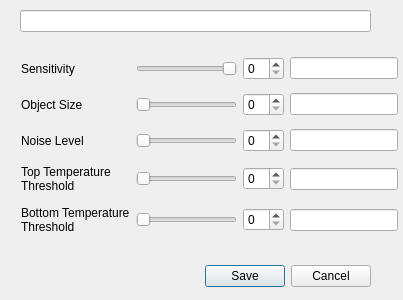
<?xml version="1.0" encoding="UTF-8"?>
<ui version="4.0">
 <class>DetParams</class>
 <widget class="QDialog" name="DetParams">
  <property name="geometry">
   <rect>
    <x>0</x>
    <y>0</y>
    <width>403</width>
    <height>300</height>
   </rect>
  </property>
  <property name="windowTitle">
   <string>Dialog</string>
  </property>
  <widget class="QDialogButtonBox" name="buttonBox">
   <property name="geometry">
    <rect>
     <x>30</x>
     <y>260</y>
     <width>341</width>
     <height>32</height>
    </rect>
   </property>
   <property name="orientation">
    <enum>Qt::Horizontal</enum>
   </property>
   <property name="standardButtons">
    <set>QDialogButtonBox::Cancel|QDialogButtonBox::Save</set>
   </property>
  </widget>
  <widget class="QLineEdit" name="NameEdit">
   <property name="geometry">
    <rect>
     <x>20</x>
     <y>10</y>
     <width>351</width>
     <height>22</height>
    </rect>
   </property>
  </widget>
  <widget class="QWidget" name="layoutWidget">
   <property name="geometry">
    <rect>
     <x>21</x>
     <y>50</y>
     <width>377</width>
     <height>193</height>
    </rect>
   </property>
   <layout class="QGridLayout" name="gridLayout">
    <item row="0" column="3">
     <widget class="QLineEdit" name="TimeRaw">
      <property name="maximumSize">
       <size>
        <width>120</width>
        <height>16777215</height>
       </size>
      </property>
      <property name="readOnly">
       <bool>true</bool>
      </property>
     </widget>
    </item>
    <item row="0" column="0">
     <widget class="QLabel" name="label">
      <property name="text">
       <string>Sensitivity</string>
      </property>
     </widget>
    </item>
    <item row="0" column="2">
     <widget class="QSpinBox" name="TimeEdit">
      <property name="minimum">
       <number>0</number>
      </property>
      <property name="maximum">
       <number>99</number>
      </property>
     </widget>
    </item>
    <item row="1" column="0">
     <widget class="QLabel" name="label_2">
      <property name="text">
       <string>Object Size</string>
      </property>
     </widget>
    </item>
    <item row="1" column="1">
     <widget class="QSlider" name="SpatialSlider">
      <property name="maximum">
       <number>100</number>
      </property>
      <property name="orientation">
       <enum>Qt::Horizontal</enum>
      </property>
     </widget>
    </item>
    <item row="1" column="2">
     <widget class="QSpinBox" name="SpatialEdit"/>
    </item>
    <item row="1" column="3">
     <widget class="QLineEdit" name="SpatialRaw">
      <property name="maximumSize">
       <size>
        <width>120</width>
        <height>16777215</height>
       </size>
      </property>
      <property name="readOnly">
       <bool>true</bool>
      </property>
     </widget>
    </item>
    <item row="7" column="0">
     <widget class="QLabel" name="label_4">
      <property name="text">
       <string>Top Temperature Threshold</string>
      </property>
      <property name="wordWrap">
       <bool>true</bool>
      </property>
     </widget>
    </item>
    <item row="7" column="1">
     <widget class="QSlider" name="TopTempSlider">
      <property name="maximum">
       <number>100</number>
      </property>
      <property name="orientation">
       <enum>Qt::Horizontal</enum>
      </property>
     </widget>
    </item>
    <item row="7" column="2">
     <widget class="QSpinBox" name="TopTempEdit"/>
    </item>
    <item row="7" column="3">
     <widget class="QLineEdit" name="TopTempRaw">
      <property name="maximumSize">
       <size>
        <width>120</width>
        <height>16777215</height>
       </size>
      </property>
      <property name="readOnly">
       <bool>true</bool>
      </property>
     </widget>
    </item>
    <item row="3" column="0">
     <widget class="QLabel" name="label_5">
      <property name="text">
       <string>Noise Level</string>
      </property>
      <property name="wordWrap">
       <bool>true</bool>
      </property>
     </widget>
    </item>
    <item row="3" column="2">
     <widget class="QSpinBox" name="NoiseEdit"/>
    </item>
    <item row="3" column="3">
     <widget class="QLineEdit" name="NoiseRaw">
      <property name="maximumSize">
       <size>
        <width>120</width>
        <height>16777215</height>
       </size>
      </property>
      <property name="readOnly">
       <bool>true</bool>
      </property>
     </widget>
    </item>
    <item row="3" column="1">
     <widget class="QSlider" name="NoiseSlider">
      <property name="maximum">
       <number>100</number>
      </property>
      <property name="orientation">
       <enum>Qt::Horizontal</enum>
      </property>
     </widget>
    </item>
    <item row="9" column="2">
     <widget class="QSpinBox" name="BotTempEdit"/>
    </item>
    <item row="9" column="3">
     <widget class="QLineEdit" name="BotTempRaw">
      <property name="maximumSize">
       <size>
        <width>120</width>
        <height>16777215</height>
       </size>
      </property>
      <property name="readOnly">
       <bool>true</bool>
      </property>
     </widget>
    </item>
    <item row="9" column="1">
     <widget class="QSlider" name="BotTempSlider">
      <property name="maximum">
       <number>100</number>
      </property>
      <property name="orientation">
       <enum>Qt::Horizontal</enum>
      </property>
     </widget>
    </item>
    <item row="9" column="0">
     <widget class="QLabel" name="label_3">
      <property name="text">
       <string>Bottom Temperature Threshold</string>
      </property>
      <property name="wordWrap">
       <bool>true</bool>
      </property>
     </widget>
    </item>
    <item row="0" column="1">
     <widget class="QSlider" name="TimeSlider">
      <property name="layoutDirection">
       <enum>Qt::LeftToRight</enum>
      </property>
      <property name="minimum">
       <number>0</number>
      </property>
      <property name="maximum">
       <number>100</number>
      </property>
      <property name="orientation">
       <enum>Qt::Horizontal</enum>
      </property>
      <property name="invertedAppearance">
       <bool>true</bool>
      </property>
      <property name="invertedControls">
       <bool>false</bool>
      </property>
     </widget>
    </item>
   </layout>
  </widget>
 </widget>
 <resources/>
 <connections>
  <connection>
   <sender>buttonBox</sender>
   <signal>accepted()</signal>
   <receiver>DetParams</receiver>
   <slot>accept()</slot>
   <hints>
    <hint type="sourcelabel">
     <x>248</x>
     <y>254</y>
    </hint>
    <hint type="destinationlabel">
     <x>157</x>
     <y>274</y>
    </hint>
   </hints>
  </connection>
  <connection>
   <sender>buttonBox</sender>
   <signal>rejected()</signal>
   <receiver>DetParams</receiver>
   <slot>reject()</slot>
   <hints>
    <hint type="sourcelabel">
     <x>316</x>
     <y>260</y>
    </hint>
    <hint type="destinationlabel">
     <x>286</x>
     <y>274</y>
    </hint>
   </hints>
  </connection>
 </connections>
</ui>
